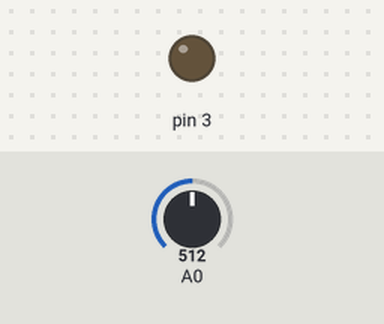
This sketch was run on a simulated Arduino Uno, built for the host (arithmetic inside an expression is 32-bit, double 64-bit). On the bench: output pins drawn as LEDs (lit = HIGH). The test bench sets the inputs (shaded band); at power-on: A0 = 512. WiFi joins after 1.5 s; servers stay silent unless stated.

Above: at 0.1 s.
At 1.9 s:
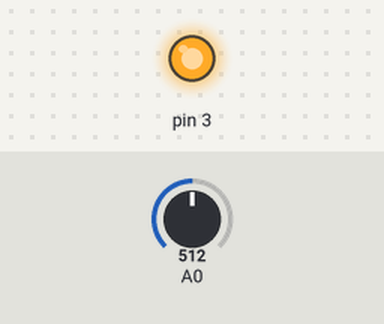
Timing chart, 0 to 3.4 s (numbered marks = the images above):
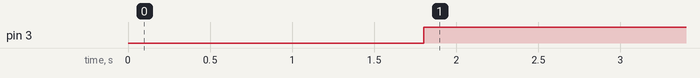

The sketch:

sketch_jan31a.ino
```cpp
#define BLYNK_PRINT SwSerial
#include <SoftwareSerial.h>
SoftwareSerial SwSerial(10, 11);
#include <BlynkSimpleStream.h>
char auth[] = "2e73bf0a03b64bbebfd3a31f9264";
void setup()
{
  pinMode(3,OUTPUT);
  pinMode(A0,INPUT);
  Serial.begin(9600);
  SwSerial.begin(9600);
  Blynk.begin(Serial, auth);
}
void loop()
{
  int temp = analogRead(A0);
  temp = temp * 0.48828125;
  if(temp>=35)
  {
   digitalWrite(3,HIGH);
  }
  else
  {
   digitalWrite(3,HIGH);
  }
  Blynk.virtualWrite(V0,temp);
  delay(500);
  Blynk.run();
}
```

Measured:
- by itself, pin 3: LOW → HIGH at 1.8 s
